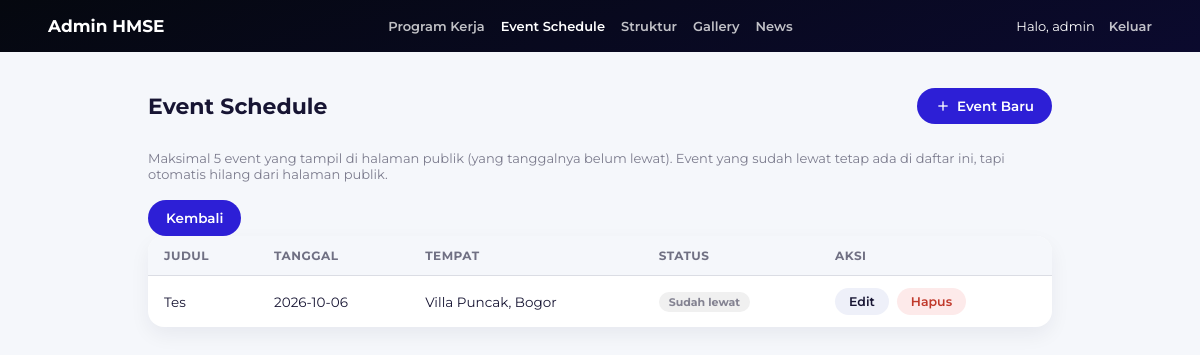
Screenshot of /admin/events-list.php (signed in) with the database file from the repository.
### tables this page shows
CREATE TABLE `events` (
  `id` int(11) NOT NULL,
  `title` varchar(200) NOT NULL,
  `place` varchar(200) DEFAULT NULL,
  `event_time` varchar(100) DEFAULT NULL,
  `event_date` date NOT NULL,
  `photo` varchar(255) DEFAULT NULL,
  `created_at` datetime DEFAULT current_timestamp()
);

### admin/includes/helpers.php (called while the page is built, shortened)
<?php
function e(?string $value): string {
    return htmlspecialchars($value ?? '', ENT_QUOTES, 'UTF-8');
}

### admin/events-list.php (the view, shortened to what this page needs)
<?php
require __DIR__ . '/includes/helpers.php';
$pdo = getDbConnection();
$events = $pdo->query('SELECT * FROM events ORDER BY event_date ASC')->fetchAll();
$today = date('Y-m-d');
$activeCount = count(array_filter($events, fn($e) => $e['event_date'] >= $today));
require __DIR__ . '/includes/header.php';
?>
<div class="admin-title-row">
    <h2>Event Schedule</h2>
    <?php if ($activeCount < 5): ?>
        <a class="btn" href="events-form.php"><i class="material-icons" style="font-size:16px;">add</i> Event Baru</a>
    <?php else: ?>
        <span class="badge badge-muted">Sudah 5 event mendatang (maksimal)</span>
    <?php endif; ?>
</div>
<p style="font-size:13px; color:rgba(23,21,51,0.55); margin-bottom:18px;">
    Maksimal 5 event yang tampil di halaman publik (yang tanggalnya belum lewat).
    Event yang sudah lewat tetap ada di daftar ini, tapi otomatis hilang dari halaman publik.
</p>
<?php if (empty($events)): ?>
    <div class="admin-empty">Belum ada event.</div>
<?php else: ?>
    <a href="dashboard.php" class="btn btn-back">Kembali</a>
    <table class="admin-table">
        <thead>
            <tr>
                <th>Judul</th>
                <th>Tanggal</th>
                <th>Tempat</th>
                <th>Status</th>
                <th>Aksi</th>
            </tr>
        </thead>
        <tbody>
            <?php foreach ($events as $ev): $isPast = $ev['event_date'] < $today; ?>
                <tr>
                    <td><?= e($ev['title']) ?></td>
                    <td><?= e($ev['event_date']) ?></td>
                    <td><?= e($ev['place']) ?></td>
                    <td>
                        <?php if ($isPast): ?>
                            <span class="badge badge-muted">Sudah lewat</span>
                        <?php else: ?>
                            <span class="badge">Tampil di web</span>
                        <?php endif; ?>
                    </td>
                    <td class="actions">
                        <a class="btn btn-secondary btn-small" href="events-form.php?id=<?= (int)$ev['id'] ?>">Edit</a>
                        <form class="confirm-delete-form" method="POST" action="events-delete.php" onsubmit="return confirm('Hapus event \'<?= e($ev['title']) ?>\'?');">
                            <button type="submit" class="btn btn-danger btn-small">Hapus</button>
                        </form>
                    </td>
                </tr>
            <?php endforeach; ?>
        </tbody>
    </table>
<?php endif; ?>

### admin/admin.css (style rules this page uses)
* { box-sizing:border-box; }
body { font-family:'Montserrat', sans-serif; background:#f5f7fb; margin:0; color:#171533; }
a { color:inherit; }
.admin-title-row { display:flex; justify-content:space-between; align-items:center; flex-wrap:wrap; gap:12px; margin-bottom:26px; }
.admin-title-row h2 { font-size:22px; font-weight:700; margin:0; }
.btn { display:inline-flex; align-items:center; gap:6px; padding:10px 18px; border-radius:50px; border:none; background:#2d1fd6; color:#fff; font-family:inherit; font-weight:600; font-size:13.5px; cursor:pointer; text-decoration:none; }
.btn-secondary { background:#eef0f9; color:#171533; }
.btn-danger { background:#fdeaea; color:#c0392b; }
.btn-small { padding:6px 14px; font-size:12.5px; }
.admin-table { width:100%; border-collapse:collapse; background:#fff; border-radius:16px; overflow:hidden; box-shadow:0 8px 20px rgba(11,10,46,0.06); }
.admin-table th, .admin-table td { padding:12px 16px; text-align:left; font-size:13.5px; border-bottom:1px solid rgba(23,21,51,0.06); }
.admin-table th { background:#f5f7fb; font-weight:700; color:rgba(23,21,51,0.6); font-size:12px; text-transform:uppercase; letter-spacing:0.5px; }
.admin-table tr:last-child td { border-bottom:none; }
.admin-table td.actions { display:flex; gap:8px; white-space:nowrap; }
.badge { display:inline-block; padding:3px 10px; border-radius:50px; font-size:11px; font-weight:700; background:#eef0f9; color:#2d1fd6; }
.badge-muted { background:#f0f0f0; color:rgba(23,21,51,0.5); }
.confirm-delete-form { display:inline; }

### rows the page displays
events: title "Tes", event_date "2026-10-06", place "Villa Puncak, Bogor", shows "Sudah lewat"

### other values shown
$_SESSION['admin_username'] "admin"
